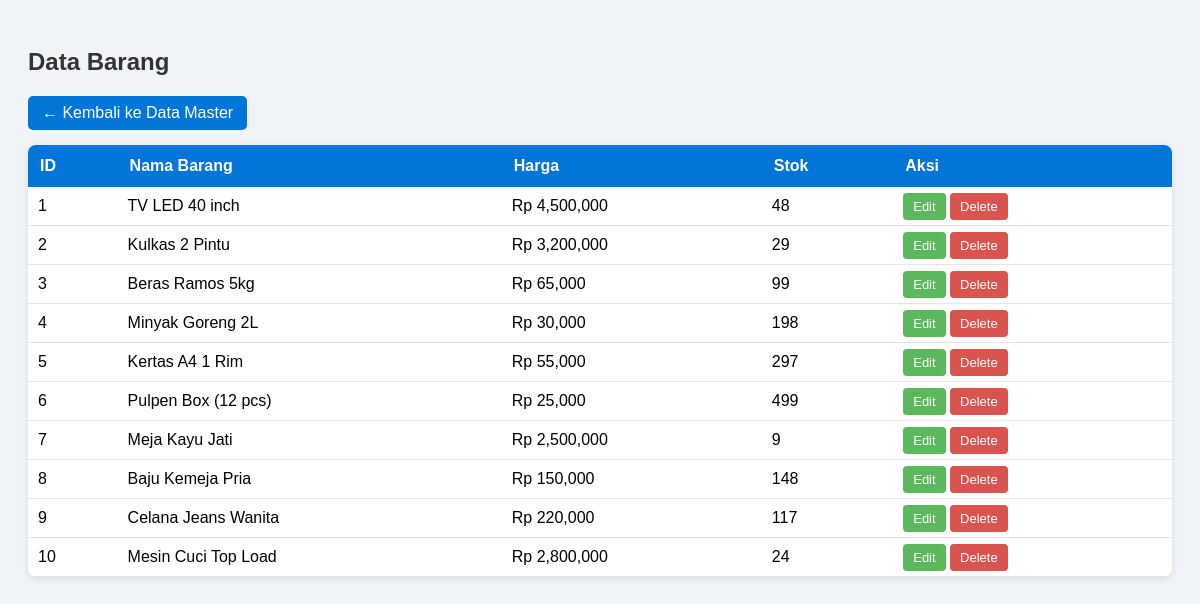
/barang_index.php (signed in), run on the app's committed database.
### tables this page shows
CREATE TABLE `barang` (
  `id` int(11) NOT NULL,
  `kode_barang` varchar(10) DEFAULT NULL,
  `nama_barang` varchar(100) DEFAULT NULL,
  `harga` int(11) DEFAULT NULL,
  `stok` int(11) DEFAULT NULL,
  `supplier_id` int(11) DEFAULT NULL
);

### barang_index.php (the view, shortened to what this page needs)
<?php
require 'koneksi.php';
$stmt = $pdo->query("SELECT * FROM barang ORDER BY id ASC");
$barang = $stmt->fetchAll(PDO::FETCH_ASSOC);
?>
<!DOCTYPE html>
<html lang="id">
<head>
</head>
<body>
<h2>Data Barang</h2>
<a href="data_master.php" class="btn-back">← Kembali ke Data Master</a>
<table>
    <tr>
        <th>ID</th>
        <th>Nama Barang</th>
        <th>Harga</th>
        <th>Stok</th>
        <th>Aksi</th>
    </tr>
    <?php foreach ($barang as $b): ?>
    <tr>
        <td><?= $b['id'] ?></td>
        <td><?= $b['nama_barang'] ?></td>
        <td>Rp <?= number_format($b['harga']) ?></td>
        <td><?= $b['stok'] ?></td>
        <td>
            <a class="btn edit" href="barang_edit.php?id=<?= $b['id'] ?>">Edit</a>
            <a class="btn delete" href="barang_delete.php?id=<?= $b['id'] ?>" onclick="return confirm('Hapus barang ini?')">Delete</a>
        </td>
    </tr>
    <?php endforeach; ?>
</table>
</body>
</html>

### barang_index.php (style rules this page uses)
body { font-family: Arial, sans-serif; background: #f0f4f8; padding: 20px; }
h2 { color: #333; }
.btn-back { display: inline-block; padding: 8px 14px; background: #0275d8; color: white; text-decoration: none; border-radius: 5px; margin-bottom: 15px; }
table { width: 100%; border-collapse: collapse; background: white; border-radius: 8px; overflow: hidden; box-shadow: 0 2px 6px rgba(0,0,0,0.1); }
th { background: #0275d8; color: white; padding: 12px; text-align: left; }
td { padding: 10px; border-bottom: 1px solid #e5e5e5; }
.btn { padding: 6px 10px; font-size: 13px; text-decoration: none; color: white; border-radius: 4px; }
.edit { background: #5cb85c; }
.delete { background: #d9534f; }

### data on the page
barang: id "1", nama_barang "TV LED 40 inch", harga "4,500,000", stok "48"
barang: id "2", nama_barang "Kulkas 2 Pintu", harga "3,200,000", stok "29"
barang: id "3", nama_barang "Beras Ramos 5kg", harga "65,000", stok "99"
barang: id "4", nama_barang "Minyak Goreng 2L", harga "30,000", stok "198"
barang: id "5", nama_barang "Kertas A4 1 Rim", harga "55,000", stok "297"
barang: id "6", nama_barang "Pulpen Box (12 pcs)", harga "25,000", stok "499"
barang: id "7", nama_barang "Meja Kayu Jati", harga "2,500,000", stok "9"
barang: id "8", nama_barang "Baju Kemeja Pria", harga "150,000", stok "148"
barang: id "9", nama_barang "Celana Jeans Wanita", harga "220,000", stok "117"
barang: id "10", nama_barang "Mesin Cuci Top Load", harga "2,800,000", stok "24"
